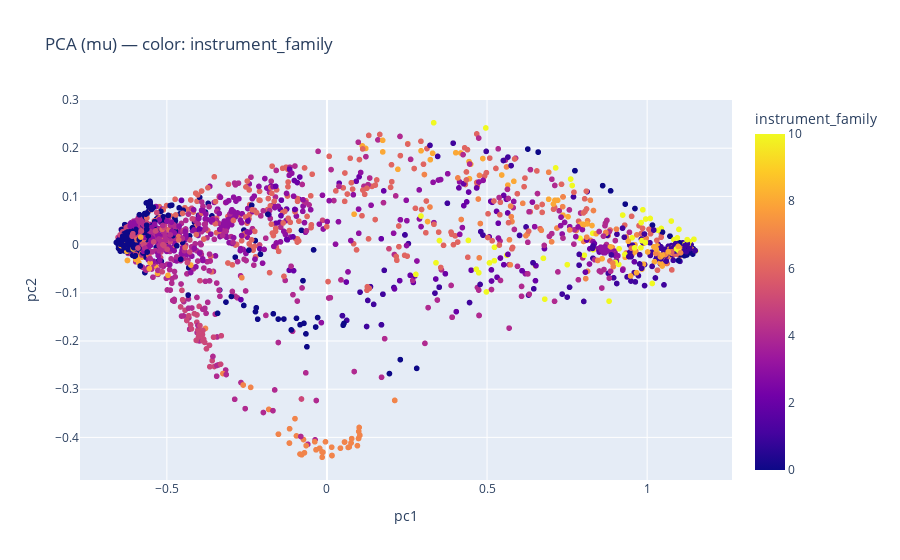
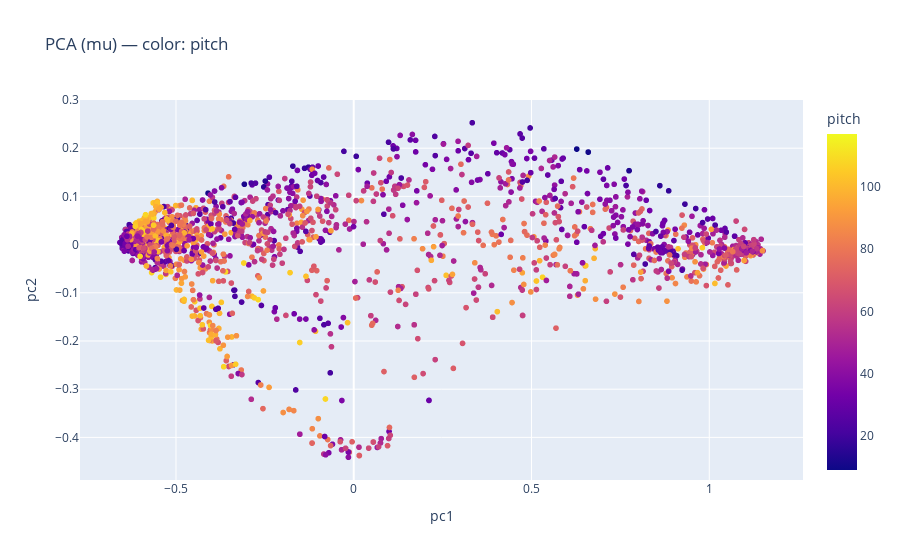

The code cell stored with these charts, in order, in its notebook:
### Code cell
import numpy as np
from sklearn.decomposition import PCA
import plotly.express as px

# --- PCA 2D ---
pca = PCA(n_components=2, random_state=SEED)
mu_pca = pca.fit_transform(mu_all)

print("Explained variance ratio:", pca.explained_variance_ratio_, 
      "| sum:", pca.explained_variance_ratio_.sum())

# DataFrame-like dict (pra plotly)
data = {
    "pc1": mu_pca[:, 0],
    "pc2": mu_pca[:, 1],
    "pitch": pitch_all.astype(int),
    "instrument_family": family_all.astype(int),
    "key": keys_all,
}

# --- Plot 1: color by instrument_family ---
fig1 = px.scatter(
    data,
    x="pc1",
    y="pc2",
    color="instrument_family",
    hover_data=["pitch", "key"],
    title="PCA (mu) — color: instrument_family",
)
fig1.show()

# --- Plot 2: color by pitch ---
fig2 = px.scatter(
    data,
    x="pc1",
    y="pc2",
    color="pitch",
    hover_data=["instrument_family", "key"],
    title="PCA (mu) — color: pitch",
)
fig2.show()

### Figure 1 — Plotly figure (JSON) as saved in the notebook; plotly's stock layout.template omitted (floating-point values rounded to 4 significant figures; data arrays with more than 128 entries replaced by an {"elided": "..."} marker saying what was removed)
{"data": [{"customdata": {"elided": "2000x2 mixed values"}, "hovertemplate": "pc1=%{x}<br>pc2=%{y}<br>pitch=%{customdata[0]}<br>key=%{customdata[1]}<br>instrument_family=%{marker.color}<extra></extra>", "legendgroup": "", "marker": {"color": {"elided": "2000 int values"}, "coloraxis": "coloraxis", "symbol": "circle"}, "mode": "markers", "name": "", "showlegend": false, "type": "scattergl", "x": {"elided": "2000 float values"}, "xaxis": "x", "y": {"elided": "2000 float values"}, "yaxis": "y"}], "layout": {"coloraxis": {"colorbar": {"title": {"text": "instrument_family"}}, "colorscale": [[0, "#0d0887"], [0.1111, "#46039f"], [0.2222, "#7201a8"], [0.3333, "#9c179e"], [0.4444, "#bd3786"], [0.5556, "#d8576b"], [0.6667, "#ed7953"], [0.7778, "#fb9f3a"], [0.8889, "#fdca26"], [1, "#f0f921"]]}, "legend": {"tracegroupgap": 0}, "title": {"text": "PCA (mu) — color: instrument_family"}, "xaxis": {"anchor": "y", "domain": [0, 1], "title": {"text": "pc1"}}, "yaxis": {"anchor": "x", "domain": [0, 1], "title": {"text": "pc2"}}}}

### Figure 2 — Plotly figure (JSON) as saved in the notebook; plotly's stock layout.template omitted (floating-point values rounded to 4 significant figures; data arrays with more than 128 entries replaced by an {"elided": "..."} marker saying what was removed)
{"data": [{"customdata": {"elided": "2000x2 mixed values"}, "hovertemplate": "pc1=%{x}<br>pc2=%{y}<br>instrument_family=%{customdata[0]}<br>key=%{customdata[1]}<br>pitch=%{marker.color}<extra></extra>", "legendgroup": "", "marker": {"color": {"elided": "2000 int values"}, "coloraxis": "coloraxis", "symbol": "circle"}, "mode": "markers", "name": "", "showlegend": false, "type": "scattergl", "x": {"elided": "2000 float values"}, "xaxis": "x", "y": {"elided": "2000 float values"}, "yaxis": "y"}], "layout": {"coloraxis": {"colorbar": {"title": {"text": "pitch"}}, "colorscale": [[0, "#0d0887"], [0.1111, "#46039f"], [0.2222, "#7201a8"], [0.3333, "#9c179e"], [0.4444, "#bd3786"], [0.5556, "#d8576b"], [0.6667, "#ed7953"], [0.7778, "#fb9f3a"], [0.8889, "#fdca26"], [1, "#f0f921"]]}, "legend": {"tracegroupgap": 0}, "title": {"text": "PCA (mu) — color: pitch"}, "xaxis": {"anchor": "y", "domain": [0, 1], "title": {"text": "pc1"}}, "yaxis": {"anchor": "x", "domain": [0, 1], "title": {"text": "pc2"}}}}
